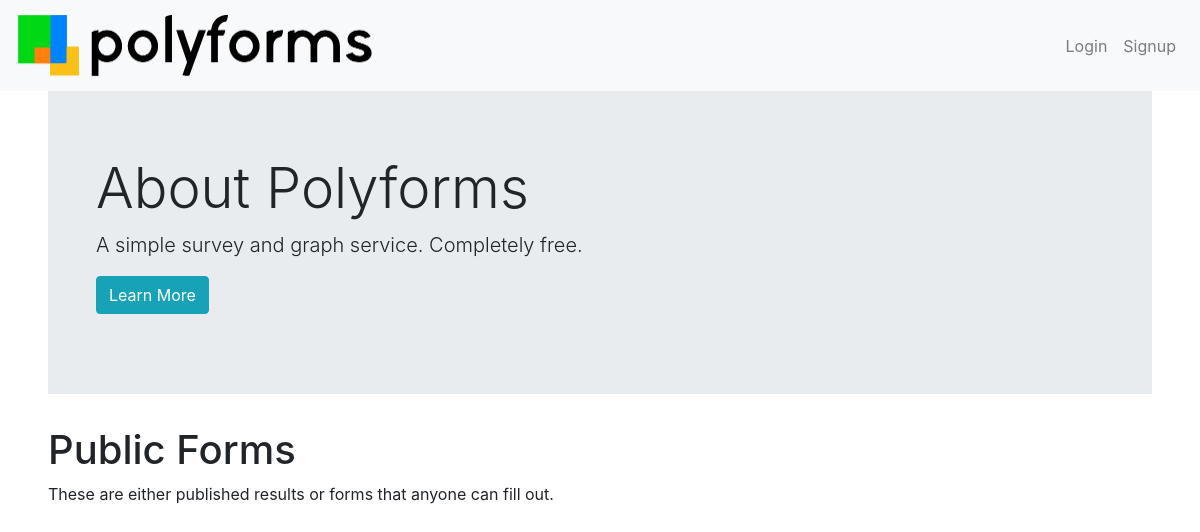
Before: / with the older database file.
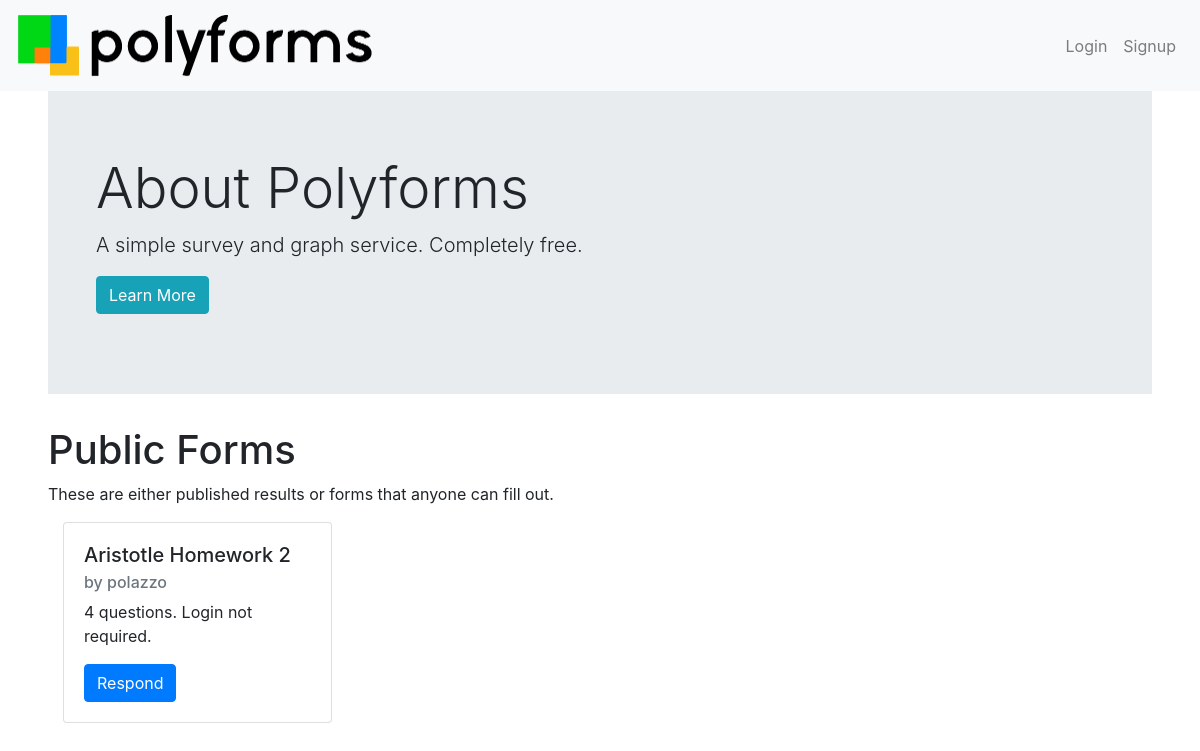
After: the same page with the newer database file.
### tables this page shows
CREATE TABLE forms(form_id INTEGER PRIMARY KEY, title TEXT, owner_id INTEGER, login_required INTEGER, public_results INTEGER, theme TEXT, created TEXT, open, message TEXT);

CREATE TABLE accounts(user_id INTEGER PRIMARY KEY, username TEXT, password TEXT, security_question TEXT, security_question_answer TEXT);

### __init__.py (the view)
@app.route('/')
def home_page():
    return render_template("index.html", username=session.get("user", ""), forms=test.get_recent_forms(24))

### utils/test.py (called while the page is built)
def open_db():
    db = sqlite3.connect(main.path_to_db) # open if f exists, otherwise create
    c = db.cursor()                       # facilitate db ops
    return db, c

def tuple_to_dictionary(tuuple, list_of_keys):
    d = {} #the dictionary
    index = 0 #the column index
    while index < len(tuuple):
        d[ list_of_keys[index] ] = tuuple[index]
        index += 1
    return d

def get_recent_forms(amount):
    db, c = open_db()
    c.execute("SELECT form_id FROM forms WHERE open = 1 ORDER BY created DESC LIMIT %s;" % str(amount))
    list_of_ids = c.fetchall()
    close_db(db)
    return [get_form(x[0]) for x in list_of_ids]

### templates/index.html (shortened to what this page needs)
{% extends "base.html" %}
{% block body %}
<div class="jumbotron jumbotron-fluid px-5">
    <h1 class="display-4">About Polyforms</h1>
    <p class="lead">A simple survey and graph service. Completely free.</p>
    <p class="lead"><a href="/about" class="btn btn-info">Learn More</a></p>
</div>
<h1>Public Forms</h1>
<p>These are either published results or forms that anyone can fill out.</p>
<div class="container">
    <div class="row no-gutters">
        {% for form in forms %}
        <div class="col-xs-12 col-sm-6 col-md-4 col-lg-3">
            <div class="card">
                <div class="card-body">
                    <h5 class="card-title">{{ form.title }}</h5>
                    <h6 class="card-subtitle mb-2 text-muted">by {{ form.owner }}</h6>
                    <p class="card-text">
                        {{ form.questions|length }} questions.
                        Login {{ "" if form.login_required else "not" }} required.
                    </p>
                    <a class="btn btn-primary" href="/form/respond?id={{form.id}}">Respond</a>
                </div>
            </div>
        </div>
        {% endfor %}
    </div>
</div>
{% endblock %}

### templates/base.html (shortened to what this page needs)
<!DOCTYPE html>
<html>
  <head>
    <link rel="stylesheet" href="https://stackpath.bootstrapcdn.com/bootstrap/4.1.1/css/bootstrap.min.css">
    <link rel="stylesheet" href="/static/css/base.css">
    <link href="/static/css/c3.min.css" rel="stylesheet">
  </head>
  <body>
    <div id="navbar" role="navigation" class="navbar navbar-expand-md navbar-light bg-light justify-content-between">
      <a class="navbar-brand" href="/">
        <img src="/static/img/logo_full.png" alt="Logo" width="375" height="65">
      </a>
      <div class="collapse navbar-collapse" id="collapseableNavbar">
      {% if username|length == 0 %}
        <ul class="navbar-nav ml-auto">
          <li class="nav-item">
            <a href="/login" class="nav-link">Login</a>
          </li>
          <li class="nav-item">
            <a href="/join" class="nav-link">Signup</a>
          </li>
        </ul>
      {% endif %}
      </div>
    </div>
    <div id="body-block" class="px-sm-3 px-lg-5">
      {% block body %}
      {% endblock %}
    </div>
  </body>
</html>

Changed rows visible on the page:
added forms: title "Aristotle Homework 2"
added accounts: owner "polazzo"
Other visible differences:
new list line: "by 4 questions. Login not required. Respond"
